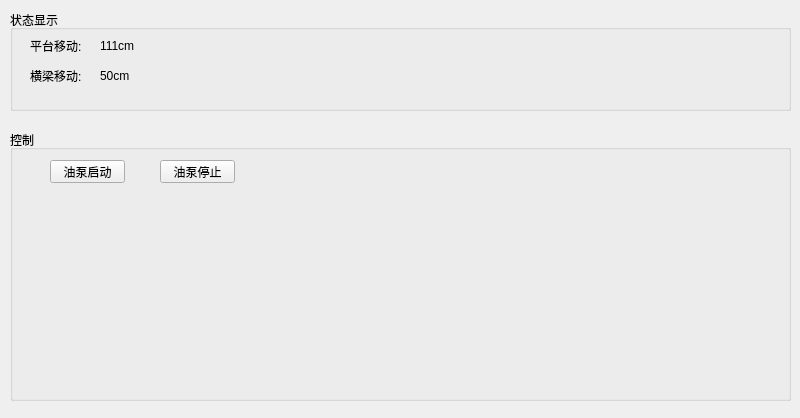
<?xml version="1.0" encoding="UTF-8"?>
<ui version="4.0">
 <class>MainWindow</class>
 <widget class="QMainWindow" name="MainWindow">
  <property name="geometry">
   <rect>
    <x>0</x>
    <y>0</y>
    <width>800</width>
    <height>418</height>
   </rect>
  </property>
  <property name="windowTitle">
   <string>磨机辅助控制系统</string>
  </property>
  <widget class="QWidget" name="centralWidget">
   <widget class="QGroupBox" name="groupBox">
    <property name="geometry">
     <rect>
      <x>10</x>
      <y>10</y>
      <width>781</width>
      <height>101</height>
     </rect>
    </property>
    <property name="title">
     <string>状态显示</string>
    </property>
    <widget class="QLabel" name="lblPlatform">
     <property name="geometry">
      <rect>
       <x>90</x>
       <y>30</y>
       <width>54</width>
       <height>12</height>
      </rect>
     </property>
     <property name="font">
      <font>
       <weight>50</weight>
       <bold>false</bold>
      </font>
     </property>
     <property name="text">
      <string>111cm</string>
     </property>
    </widget>
    <widget class="QLabel" name="lblBeam">
     <property name="geometry">
      <rect>
       <x>90</x>
       <y>60</y>
       <width>54</width>
       <height>12</height>
      </rect>
     </property>
     <property name="font">
      <font>
       <weight>50</weight>
       <bold>false</bold>
      </font>
     </property>
     <property name="text">
      <string>50cm</string>
     </property>
    </widget>
    <widget class="QLabel" name="label">
     <property name="geometry">
      <rect>
       <x>20</x>
       <y>30</y>
       <width>54</width>
       <height>12</height>
      </rect>
     </property>
     <property name="font">
      <font>
       <pointsize>9</pointsize>
       <weight>50</weight>
       <bold>false</bold>
      </font>
     </property>
     <property name="text">
      <string>平台移动:</string>
     </property>
    </widget>
    <widget class="QLabel" name="label_2">
     <property name="geometry">
      <rect>
       <x>20</x>
       <y>60</y>
       <width>54</width>
       <height>12</height>
      </rect>
     </property>
     <property name="font">
      <font>
       <weight>50</weight>
       <bold>false</bold>
      </font>
     </property>
     <property name="text">
      <string>横梁移动:</string>
     </property>
    </widget>
   </widget>
   <widget class="QGroupBox" name="groupBox_2">
    <property name="geometry">
     <rect>
      <x>10</x>
      <y>130</y>
      <width>781</width>
      <height>271</height>
     </rect>
    </property>
    <property name="title">
     <string>控制</string>
    </property>
    <widget class="QPushButton" name="btnOilStop">
     <property name="geometry">
      <rect>
       <x>150</x>
       <y>30</y>
       <width>75</width>
       <height>23</height>
      </rect>
     </property>
     <property name="text">
      <string>油泵停止</string>
     </property>
    </widget>
    <widget class="QPushButton" name="btnOilStart">
     <property name="geometry">
      <rect>
       <x>40</x>
       <y>30</y>
       <width>75</width>
       <height>23</height>
      </rect>
     </property>
     <property name="text">
      <string>油泵启动</string>
     </property>
    </widget>
   </widget>
  </widget>
 </widget>
 <resources/>
 <connections/>
</ui>
